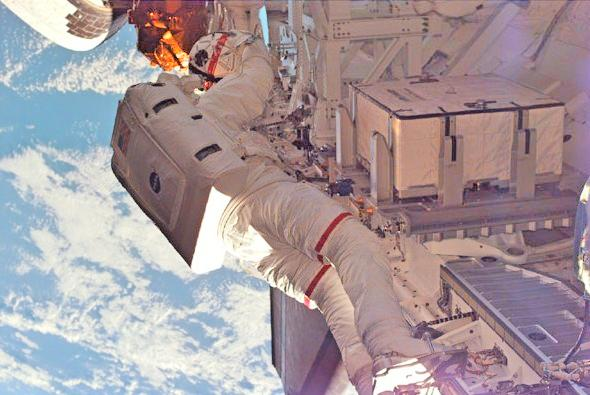
%> input picture data/Test1.jpg, 590 x 395 px
$ octave Evaluta_Test.m   (GNU Octave 9; MATLAB toolbox functions it lacks are replaced by stand-ins)
%> lines starting %> are read from the running program, lines starting %| are printed output that depends on the picture; in (x1, y1, x2, y2) boxes, pixels count from 0 and x2, y2 are one past the last pixel; in counts of white or black regions, pixels touching at a corner belong together; the program's own positions count from 1
### Permeability/Evaluta.m
function EvalutaValue = Evaluta(image)

[row, col] = size(image(:,:,1));
MinPixel = zeros(3, 1);
MinImage = zeros(row, col);
R_Channel = image(:,:,1);
G_Channel = image(:,:,2);
B_Channel = image(:,:,3);


%% 通道最小矩阵
for i = 1:row
    for j = 1:col
       MinPixel(1,1) = R_Channel(i, j);
       MinPixel(2,1) = G_Channel(i, j);
       MinPixel(3,1) = B_Channel(i, j);
       MinImage(i,j) = min(MinPixel);
    end
end

%% 构建模板
 CenterSize= round(row / 40)*2 +1;
 padsize = (CenterSize - 1) / 2;
 MinImagePad = padarray(MinImage,[padsize, padsize],'symmetric','both'); % 填充图像
 MinImagePad1 = zeros(size(MinImagePad));

%% 通道最小矩阵
for i = padsize+1 : padsize+row
    for j = padsize+1 : padsize+col
        Local = MinImagePad(i-padsize: i+padsize, i-padsize: i+padsize);
        LocalMin = min(min(Local));
        MinImagePad1(i,j) = LocalMin;
    end
end

 EvalutaImg = MinImagePad1(padsize:padsize+row,padsize:padsize+col);

 EvalutaValue = mean(mean(EvalutaImg));


### Evaluate_tool/niqe_release/computequality.m
function  quality = computequality(im,blocksizerow,blocksizecol,...
    blockrowoverlap,blockcoloverlap,mu_prisparam,cov_prisparam)

% Input
% im              - Image whose quality needs to be computed
% blocksizerow    - Height of the blocks in to which image is divided
% blocksizecol    - Width of the blocks in to which image is divided
% blockrowoverlap - Amount of vertical overlap between blocks
% blockcoloverlap - Amount of horizontal overlap between blocks
% mu_prisparam    - mean of multivariate Gaussian model
% cov_prisparam   - covariance of multivariate Gaussian model

% For good performance, it is advisable to use make the multivariate Gaussian model
% using same size patches as the distorted image is divided in to

% Output
%quality      - Quality of the input distorted image

% Example call
%quality = computequality(im,96,96,0,0,mu_prisparam,cov_prisparam)

% ---------------------------------------------------------------
%Number of features
% 18 features at each scale
featnum      = 18;
%----------------------------------------------------------------
%Compute features
if(size(im,3)==3)
im               = rgb2gray(im);
end
im               = double(im);
[row col]        = size(im);
block_rownum     = floor(row/blocksizerow);
block_colnum     = floor(col/blocksizecol);

im               = im(1:block_rownum*blocksizerow,1:block_colnum*blocksizecol);
[row col]        = size(im);
block_rownum     = floor(row/blocksizerow);
block_colnum     = floor(col/blocksizecol);
im               = im(1:block_rownum*blocksizerow, ...
                   1:block_colnum*blocksizecol);
window           = fspecial('gaussian',7,7/6);
window           = window/sum(sum(window));
scalenum         = 2;
warning('off')

feat             = [];


for itr_scale = 1:scalenum


mu                       = imfilter(im,window,'replicate');
mu_sq                    = mu.*mu;
sigma                    = sqrt(abs(imfilter(im.*im,window,'replicate') - mu_sq));
structdis                = (im-mu)./(sigma+1);


feat_scale               = blkproc(structdis,[blocksizerow/itr_scale blocksizecol/itr_scale], ...
                           [blockrowoverlap/itr_scale blockcoloverlap/itr_scale], ...
                           @computefeature);
feat_scale               = reshape(feat_scale,[featnum ....
                           size(feat_scale,1)*size(feat_scale,2)/featnum]);
feat_scale               = feat_scale';


if(itr_scale == 1)
sharpness                = blkproc(sigma,[blocksizerow blocksizecol], ...
                           [blockrowoverlap blockcoloverlap],@computemean);
sharpness                = sharpness(:);
end


feat                     = [feat feat_scale];

im =imresize(im,0.5);

end


% Fit a MVG model to distorted patch features
distparam        = feat;
mu_distparam     = nanmean(distparam);
cov_distparam    = nancov(distparam);

% Compute quality
invcov_param     = pinv((cov_prisparam+cov_distparam)/2);
quality = sqrt((mu_prisparam-mu_distparam)* ...
    invcov_param*(mu_prisparam-mu_distparam)');

### Evaluta_Test.m
%% 程序分享
% 个人博客 https://www.aomanhao.top
% Github https://github.com/AomanHao
%--------------------------------------
clear
close all
clc

addpath('.\Evaluate_tool\');
addpath('.\Evaluate_tool\niqe_release');
%%
img=imread('.\data\Test1.jpg');
%> img is the input picture: size 395x590x3 uint8; mean R, G, B 166.5, 151.2, 155.2
figure;imshow(img),title('原始图像');


%% 通透度 Permeability
Eva(1) = Evaluta(img);
%> in Evaluta, `[row, col] = size(image(:,:,1));`: row = 395; col = 590
%> in Evaluta, `MinImage = zeros(row, col);`: MinImage: size 395x590 double; every value is 0
%> in Evaluta, `R_Channel = image(:,:,1);`:
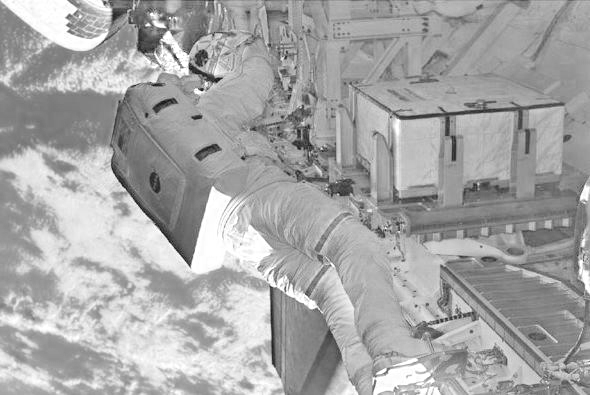
%> R_Channel: size 395x590 uint8; min 19, max 255, mean 166.5
%> in Evaluta, `B_Channel = image(:,:,3);`:
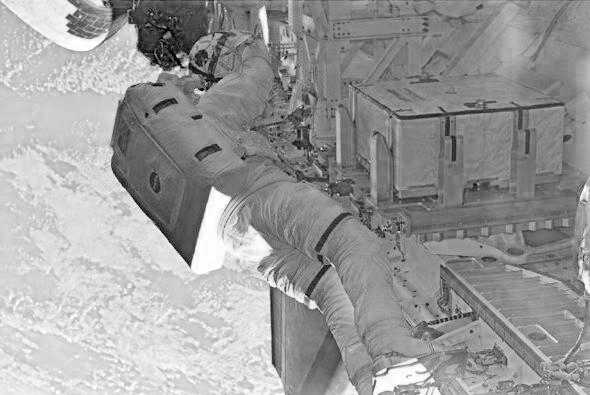
%> B_Channel: size 395x590 uint8; min 0, max 255, mean 155.2
%> after the loop in Evaluta, `for i = 1:row`:
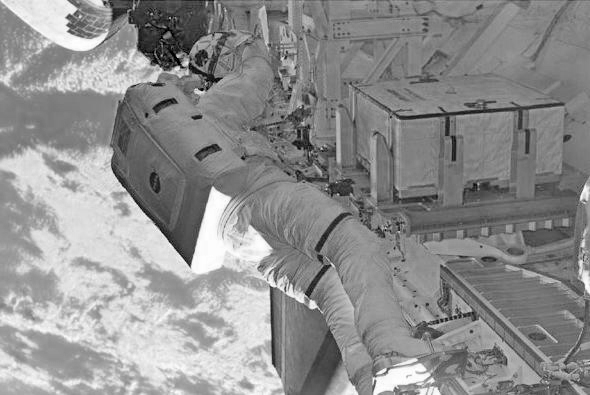
%> MinImage: size 395x590 double; min 0, max 255, mean 142.6
%> after the loop in Evaluta, `for i = 1:row`: MinPixel = [123; 107; 154]
%> in Evaluta, `CenterSize= round(row / 40)*2 +1;`: CenterSize = 21
%> in Evaluta, `padsize = (CenterSize - 1) / 2;`: padsize = 10
%> in Evaluta, `MinImagePad = padarray(MinImage,[padsize, padsize],'symmetric','both');`:
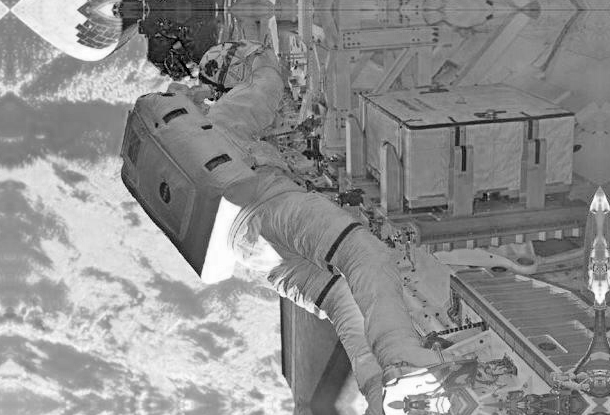
%> MinImagePad: size 415x610 double; min 0, max 255, mean 143
%> after the loop in Evaluta, `for i = padsize+1 : padsize+row`:
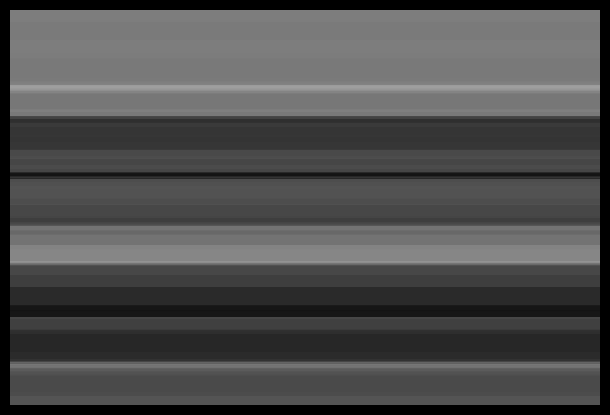
%> MinImagePad1: size 415x610 double; min 0, max 158, mean 78
%> in Evaluta, `EvalutaImg = MinImagePad1(padsize:padsize+row,padsize:padsize+col);`:
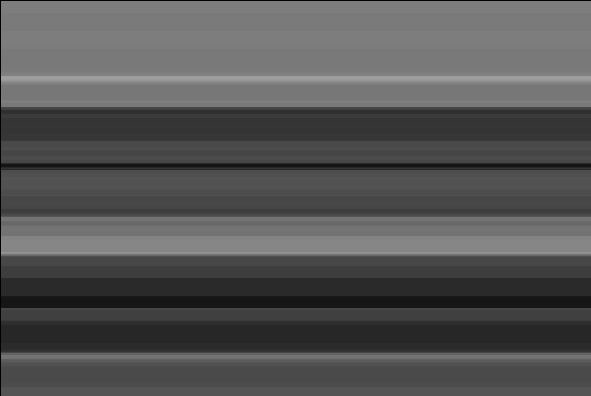
%> EvalutaImg: size 396x591 double; min 0, max 158, mean 84.4
%> in Evaluta, `EvalutaValue = mean(mean(EvalutaImg));`: EvalutaValue = 84.39

%% 无参考指标 NIQE
load modelparameters.mat
blocksizerow    = 24;blocksizecol    = 24;
blockrowoverlap = 0;blockcoloverlap = 0;
Eva(2)= computequality(img./255,blocksizerow,blocksizecol,...
    blockrowoverlap,blockcoloverlap,mu_prisparam,cov_prisparam);
%> in computequality, `im               = rgb2gray(im);`:
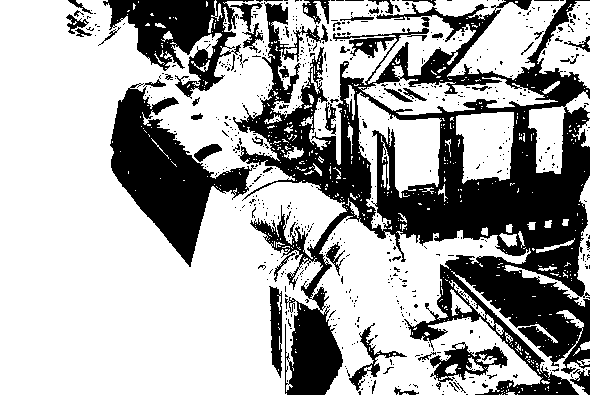
%> im: size 395x590 uint8; values 0 (black) and 1 (white), 66.5% white; 639 black regions (585 under 20 px), largest, box (x1, y1, x2, y2) and area: (233, 0, 590, 395) 53069, (110, 83, 256, 267) 10275, (103, 0, 254, 99) 6122
%> the run ends on the next line
